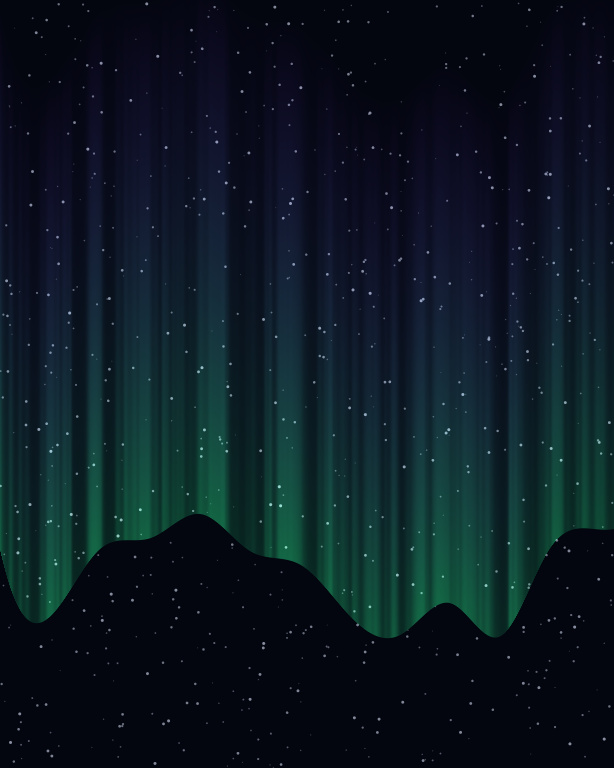
#> input picture examples/assets/night-sky.jpg, 614 x 768 px
$ python -i edges.py   (imports and definitions only)
#> lines starting #> are read from the running program, lines starting #| are printed output that depends on the picture
"""Edge detection: where the brightness changes quickly, and which way it changes.

One call, `detect_edges`, answers both questions for a grey or RGB picture and returns them as two aligned maps
(`Edges`): how strong the edge is at each pixel, and the direction of the brightness gradient there. The direction
convention is the same for every method, so an effect can switch method without touching its own geometry code:

- x points right and y points DOWN the picture (the array's row axis), and `direction = atan2(d/dy, d/dx)`.
- 0 means brightness rises towards the right, +pi/2 means it rises towards the bottom of the picture.
- The direction is the edge's normal: a stroke drawn along the edge runs at `direction + pi/2`.

Magnitudes are normalised so that the strongest response any 0..1 picture can produce reads 1.0, whatever the method.
That is a bound, not the reading of a typical edge: see `Edges.magnitude` for what an ideal step reads. Magnitudes scale
linearly with contrast and ignore a constant brightness offset (except `canny`, which is binary).

The module treats its input as a picture in 0..1 and CLIPS overshoot: effects earlier in a recipe may return values a
little outside the range (a glow can reach 1.2), and an edge detector placed after them must not fail. 8-bit-scale input
(0..255) is not detected: it is clipped like any other overshoot and so becomes black and white. Only NaN and infinity
are rejected.

Every number that shapes the result is a keyword argument of `detect_edges`. What remains fixed is part of the method's
definition: the Rec. 709 luminance weights, the Sobel kernels, and Canny's four-direction suppression (see
`detect_edges`, "Fixed behaviours").
"""

import math
import numbers
from dataclasses import dataclass
from typing import Literal

import numpy as np
from scipy import ndimage

__all__ = ["Edges", "detect_edges"]

# Rec. 709 luminance weights for red, green, blue (ITU-R BT.709 standard).
_LUMA = np.array([0.2126, 0.7152, 0.0722], dtype=np.float32)

# The strongest 3x3 Sobel response to pixels in 0..1 is the corner pattern (three bright pixels in one corner, six
# dark), sqrt(4^2 + 2^2). Dividing by it keeps every magnitude in [0, 1] without clipping, so scaling stays linear.
# It is derived from the Sobel kernels, not a tunable.
_SOBEL_MAX = math.sqrt(20.0)

BorderMode = Literal["nearest", "reflect", "mirror", "wrap"]

# scipy.ndimage's names for the border behaviours (keys) and numpy.pad's names for the same ones (values). The blur and
# the Sobel derivative must extend the picture the same way, so both are driven from the one `border_mode` argument.
_NUMPY_PAD_MODE: dict[BorderMode, Literal["edge", "symmetric", "reflect", "wrap"]] = {
    "nearest": "edge",
    "reflect": "symmetric",
    "mirror": "reflect",
    "wrap": "wrap",
}


@dataclass(frozen=True)
class Edges:
    """Edge strength and direction for every pixel of a picture.

    Attributes:
        magnitude: `(h, w)` float32 in [0, 1]. Edge strength, normalised so the strongest response any 0..1 picture
            can produce is exactly 1. Real edges read lower: for `"sobel"` the divisor is sqrt(20), the Sobel
            maximum, which is a diagonal corner pattern, so an ideal black-to-white axis-aligned step reads
            4 / sqrt(20) = 0.894 with no blur and about 0.57 at the default `sigma` of 1. `"dog"` is divided by the
            strongest response of its own kernel the same way (an ideal step reads well below 1) and clipped, so
            float32 rounding cannot push it above 1. `"canny"` is 1.0 on kept edge pixels and 0 elsewhere,
            regardless of edge strength.
        direction: `(h, w)` float32 in radians, in (-pi, pi]. Angle of the brightness gradient (the edge's normal)
            with x to the right and y down; 0 means brightness rises towards the right. Where there is no gradient
            it is 0.
    """

    magnitude: np.ndarray
    direction: np.ndarray


def detect_edges(
    image: np.ndarray,
    method: Literal["sobel", "canny", "dog"] = "sobel",
    *,
    sigma: float = 1.0,
    low: float = 0.1,
    high: float = 0.3,
    dog_ratio: float = 1.6,
    truncate: float = 4.0,
    border_mode: BorderMode = "nearest",
    tie_tolerance: float = 1e-4,
    connectivity: Literal[4, 8] = 8,
) -> Edges:
    """Find the edges of a picture and the direction each one faces.

    Args:
        image: Grey `(h, w)` or RGB `(h, w, 3)` array with at least one pixel, treated as a picture in 0..1 (the
            project's float pictures). Values outside 0..1 are CLIPPED to it (every RGB channel, before luminance),
            so overshoot from an earlier effect is harmless; a picture in 0..255 is NOT detected and would be clipped
            to black and white, so divide 8-bit pictures by 255 yourself. NaN and infinity are rejected. RGB is
            reduced to Rec. 709 luminance. `image` is never modified.
        method: `"sobel"` gives the gradient magnitude, a soft map that is strongest on the edge itself; `sigma`
            attenuates it (an ideal step reads about 0.57 at sigma 1, see `Edges.magnitude`). `"dog"` gives
            `|G(sigma) - G(dog_ratio * sigma)|`, a band-pass response that is zero exactly on a step and peaks on both
            sides of it (about one to two sigma away); it favours features about `sigma` wide. `"canny"` gives thin
            lines: non-maximum suppression across the edge, then hysteresis (see `low`, `high`); magnitude is 1.0 on
            kept pixels and 0 elsewhere. A step exactly 45 degrees to the pixel grid comes out two pixels thick (two
            parallel diagonal pixel chains), still at most two pixels in every row and column.
        sigma: Standard deviation of the Gaussian pre-blur, in pixels, greater than 0. Larger values ignore finer
            detail and noise. For `"dog"` it is the narrower of the two blurs.
        low: `"canny"` only. Weakest edge strength that may still belong to a line, as a share (0 to below `high`) of
            the strongest gradient in this picture. Weak pixels are kept only when connected to a strong one.
        high: `"canny"` only. Edge strength that starts a line, as a share (above `low`, at most 1) of the strongest
            gradient in this picture. Raising it never adds edge pixels. `low` and `high` are validated whatever the
            method, so a recipe fails the same way regardless of which method it picks.
        dog_ratio: `"dog"` only. How many times wider the second blur is than the first (the k of the DoG literature),
            greater than 1; 1.6 approximates the Laplacian of Gaussian, larger values give a wider, stronger band.
        truncate: Radius of every Gaussian kernel, in standard deviations (scipy's `truncate`), greater than 0. Smaller
            values are faster and cut the kernel's tails; 4.0 loses less than 1e-4 of the weight.
        border_mode: How the picture is extended past its border for the blur and the Sobel derivative (scipy.ndimage
            names): `"nearest"` repeats the border pixel (no false edge at the border), `"reflect"` mirrors including
            the border pixel (d c b a | a b c d), `"mirror"` mirrors excluding it (d c b | a b c d), `"wrap"` tiles
            the picture, so opposite borders count as neighbours.
        tie_tolerance: `"canny"` only. Relative difference (0 up to, not including, 1) below which two neighbouring
            gradient strengths count as equal when thinning edges. A pixel survives if its gradient is at least
            `(1 - tie_tolerance)` times that of its next neighbour across the edge and more than `(1 + tie_tolerance)`
            times that of its previous neighbour, "next" being later in reading order (lower row, then right). So of
            two equal neighbours the earlier one wins, and a step between two pixels leaves one line. At 0 only
            exactly equal gradients tie, which makes the winner depend on float rounding; the default absorbs that.
            Larger values widen what counts as a tie and change which pixels survive in both directions, so the
            number of edge pixels is not monotonic in it.
        connectivity: `"canny"` only. Which pixels count as touching when hysteresis links weak pixels to strong ones:
            4 (edge-sharing only) or 8 (diagonals too, the usual choice).

    Fixed behaviours (part of the method, not tunable):
        - Canny's non-maximum suppression treats the space outside the picture as having zero gradient, whatever
          `border_mode` is, so an edge lying on the first or last row or column is kept, not suppressed.
        - Canny's `low` and `high` comparisons are strict: a pixel whose gradient is exactly `low` (or `high`) times
          the strongest gradient does not count as above it.
        - Canny rounds the gradient direction to the nearest of four axes (0, 45, 90, 135 degrees) by adding half a
          sector before flooring, so an angle exactly halfway between two axes rounds up to the later one.

    Returns:
        `Edges` with `(h, w)` float32 `magnitude` and `direction`, see its docstring.

    Raises:
        ValueError: `image` is empty, is not `(h, w)` or `(h, w, 3)`, or contains NaN or infinity; `method` or
            `border_mode` is unknown; `sigma` or `truncate` is not a positive finite number; `dog_ratio` is not a
            finite number above 1; `low`/`high` do not satisfy `0 <= low < high <= 1`; `tie_tolerance` is outside
            [0, 1); `connectivity` is not 4 or 8; or any numeric argument is not a number at all (a string, None, a
            list). The message names the argument; a wrong type never surfaces as a TypeError.
    """
    if method not in ("sobel", "canny", "dog"):
        raise ValueError(f"method must be 'sobel', 'canny' or 'dog', got {method!r}")
    for name, value in (
        ("sigma", sigma),
        ("low", low),
        ("high", high),
        ("dog_ratio", dog_ratio),
        ("truncate", truncate),
        ("tie_tolerance", tie_tolerance),
    ):
        if isinstance(value, bool) or not isinstance(value, numbers.Real):
            raise ValueError(f"{name} must be a number, got {value!r}")
    if not (0 < sigma < math.inf):
        raise ValueError(f"sigma must be a positive, finite number of pixels, got {sigma}")
    if not low >= 0:
        raise ValueError(f"low must be at least 0, got {low}")
    if not high <= 1:
        raise ValueError(f"high must be at most 1, got {high}")
    if not low < high:
        raise ValueError(f"low must be smaller than high, got low={low}, high={high}")
    if not (1 < dog_ratio < math.inf):
        raise ValueError(f"dog_ratio must be a finite number above 1, got {dog_ratio}")
    if not (0 < truncate < math.inf):
        raise ValueError(f"truncate must be a positive, finite number of standard deviations, got {truncate}")
    if border_mode not in tuple(_NUMPY_PAD_MODE):
        raise ValueError(f"border_mode must be one of {sorted(_NUMPY_PAD_MODE)}, got {border_mode!r}")
    if not 0 <= tie_tolerance < 1:
        raise ValueError(f"tie_tolerance must be at least 0 and below 1, got {tie_tolerance}")
    if connectivity not in (4, 8):
        raise ValueError(f"connectivity must be 4 or 8, got {connectivity!r}")
    grey = _to_grey(image)

    blurred = ndimage.gaussian_filter(grey, sigma, truncate=truncate, mode=border_mode)
    gx, gy = _sobel(blurred, border_mode)
    gradient = np.hypot(gx, gy) / _SOBEL_MAX
    direction = _gradient_direction(gx, gy)

    if method == "sobel":
        magnitude = gradient
    elif method == "dog":
        magnitude = _difference_of_gaussians(grey, blurred, sigma, dog_ratio, truncate, border_mode)
    else:
        magnitude = _canny_lines(gradient, direction, low, high, tie_tolerance, connectivity)
    return Edges(magnitude=magnitude.astype(np.float32, copy=False), direction=direction)


def _to_grey(image: np.ndarray) -> np.ndarray:
    """A fresh float32 `(h, w)` luminance picture whose darkest pixel is exactly 0."""
    array = np.asarray(image)
    if array.ndim not in (2, 3) or (array.ndim == 3 and array.shape[2] != 3):
        raise ValueError(f"image must have shape (h, w) or (h, w, 3), got {array.shape}")
    if array.size == 0:
        raise ValueError(f"image must have at least one pixel, got shape {array.shape}")
    # min and max both propagate NaN and report an infinity, so two reductions check every value.
    if not (math.isfinite(array.min()) and math.isfinite(array.max())):
        raise ValueError("image must not contain NaN or infinity")
    # Overshoot is clipped, not rejected: a recipe step's output is passed on unclipped, and e.g. a glow reaches 1.2.
    colours = np.clip(array.astype(np.float32), 0.0, 1.0)
    grey = colours @ _LUMA if array.ndim == 3 else colours
    # Only differences matter, so shifting the darkest pixel to 0 changes nothing but float32 rounding, which then
    # scales with the picture's contrast instead of its brightness.
    return grey - grey.min()


def _sobel(grey: np.ndarray, border_mode: BorderMode) -> tuple[np.ndarray, np.ndarray]:
    """Un-normalised Sobel derivatives (d/dx, d/dy) with x right and y down; borders extended per `border_mode`."""
    # Written with shifted slices rather than ndimage.correlate1d: about three times faster on large pictures.
    padded = np.pad(grey, 1, mode=_NUMPY_PAD_MODE[border_mode])
    across_x = padded[:, 2:] - padded[:, :-2]  # (h + 2, w): right minus left
    across_y = padded[2:, :] - padded[:-2, :]  # (h, w + 2): below minus above
    # Sobel kernels (Sobel & Feldman): smooth 1-2-1 along the edge, difference across it.
    gx = across_x[:-2] + 2 * across_x[1:-1] + across_x[2:]
    gy = across_y[:, :-2] + 2 * across_y[:, 1:-1] + across_y[:, 2:]
    return gx, gy


def _gradient_direction(gx: np.ndarray, gy: np.ndarray) -> np.ndarray:
    """Angle of (gx, gy) in (-pi, pi] as float32; 0 where both are zero."""
    angle = np.arctan2(gy, gx).astype(np.float32)
    # atan2 returns -pi for a leftward gradient with y = -0.0, and signed zeros are an accident of the arithmetic; the
    # documented range excludes -pi.
    angle[angle <= -np.float32(np.pi)] = np.float32(np.pi)
    angle[(gx == 0) & (gy == 0)] = 0.0
    return angle


# [67 lines left out: functions _difference_of_gaussians, _dog_peak_response, _canny_lines, _non_maximum_suppression, not called in this run]

>>> import cv2
>>> picture = cv2.imread('../../../examples/assets/night-sky.jpg', cv2.IMREAD_GRAYSCALE)
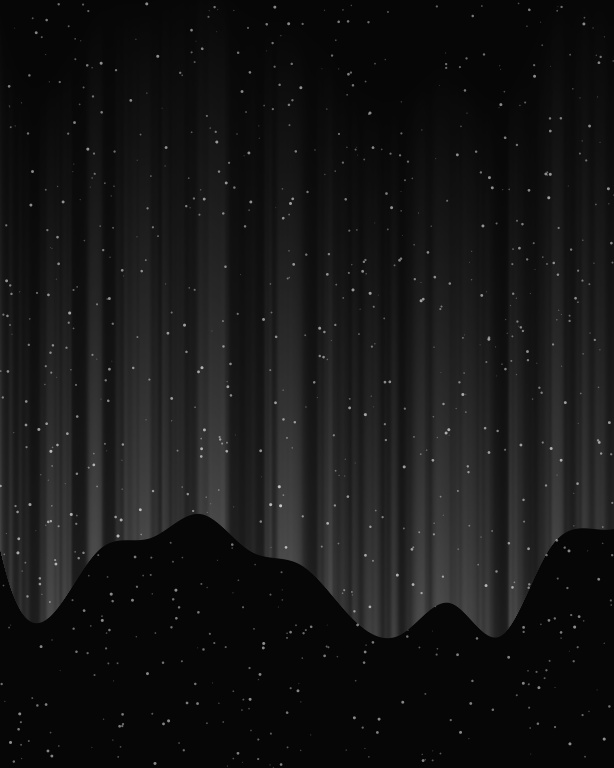
#> picture: shape (768, 614); min 0, max 203, mean 21.2
>>> result = detect_edges(picture)
#> in _to_grey, `colours = np.clip(array.astype(np.float32), 0.0, 1.0)`:
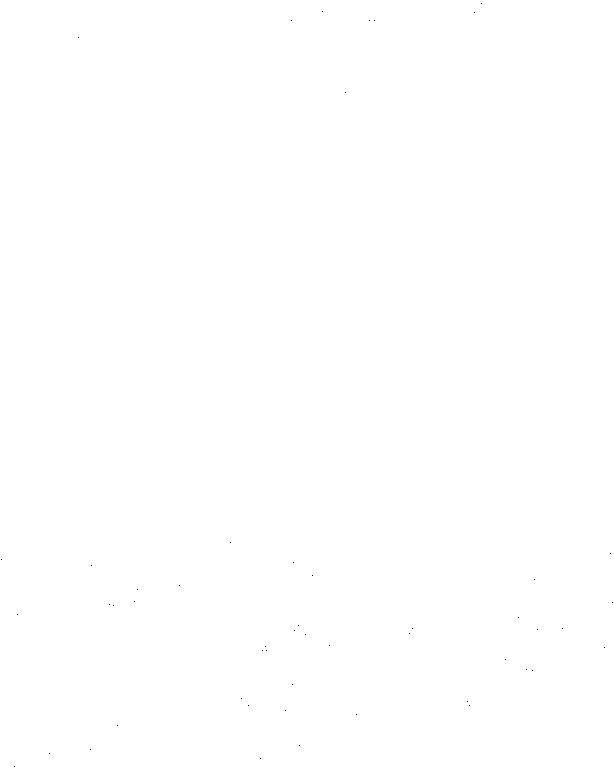
#> colours: shape (768, 614) float32; values 0 (black) and 1 (white), 100% white; black in thin lines or dots
#> in _sobel, `across_x = padded[:, 2:] - padded[:, :-2]`:
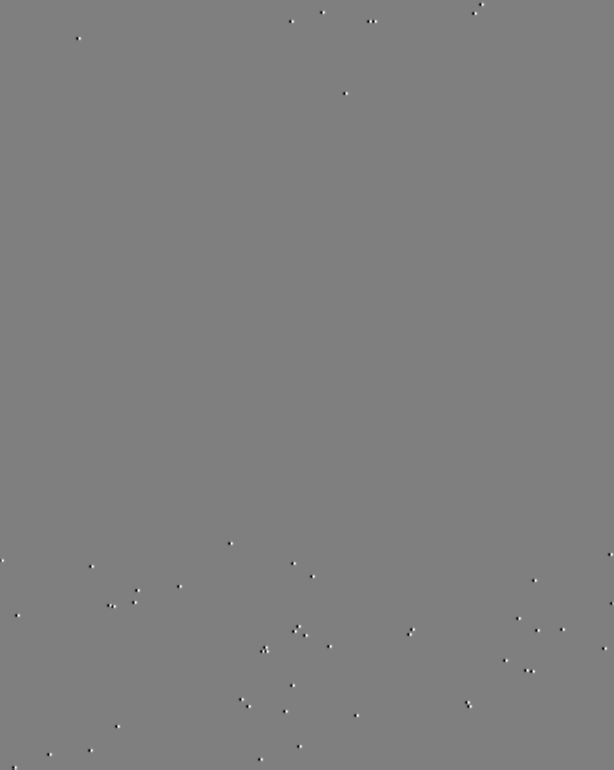
#> across_x: shape (770, 614) float32; min -0.138, max 0.138, mean -1.87e-08; drawn with min black and max white
#> in detect_edges, `gradient = np.hypot(gx, gy) / _SOBEL_MAX`:
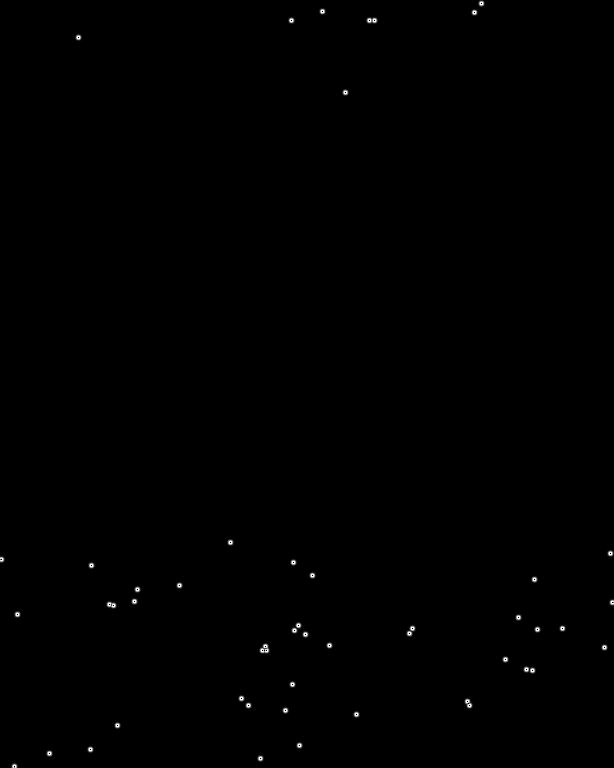
#> gradient: shape (768, 614) float32; min 0, max 0.102, mean 0.000195; drawn with min black and max white
